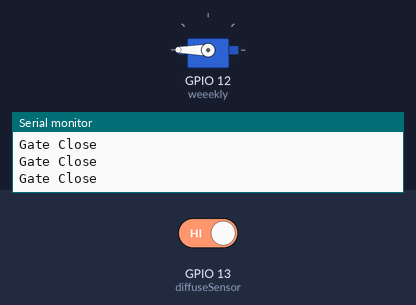
Recording of a sketch running on a simulated ESP32. On the bench: servo, the last lines printed to the serial monitor. The test bench sets the inputs (shaded band); at power-on: GPIO 13 (diffuseSensor) HIGH.

Above: at 1.3 s.
1.4 s: GPIO 13 (diffuseSensor) driven LOW
At 2.7 s:
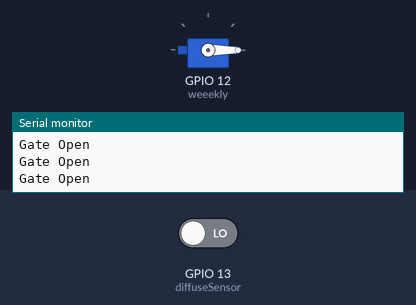
3.0 s: GPIO 13 (diffuseSensor) driven HIGH
At 4.0 s:
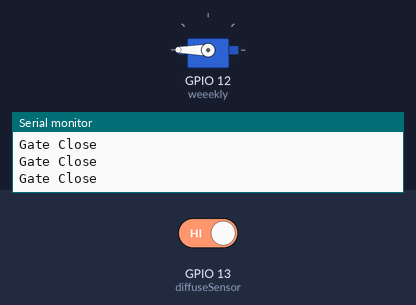
Timing chart, 0 to 6.0 s (numbered marks = the images above; inputs shaded):
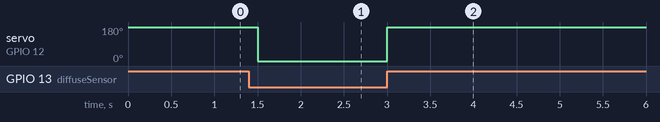

The sketch:

esp32_servo_diffuse.ino
```cpp
#include <ESP32Servo.h>
Servo weeekly; // menamakan servo objek dengan nama 'weeekly'

const int diffuseSensor = 13; // variable const = read only
int sensorState = 0;

void setup() {
  weeekly.attach(12,500,2500); //12=pin, 500=min, 2500=max
  pinMode(diffuseSensor,INPUT);
  Serial.begin(115200);
}
void loop() {
  sensorState = digitalRead(diffuseSensor); // bacaan dari diffuseSensor dimasukkan ke sensorState

  if (sensorState == LOW){ // buat perbandingan jika sama dengan LOW
    weeekly.write(0); // suruh servo gerak 0°
    Serial.println("Gate Open");
    delay(200);
  }else{
    weeekly.write(180); // suruh servo gerak 180°
    Serial.println("Gate Close");
    delay(200);
  }
  delay(50);
}
```

Measured:
- after the input at 1.4 s, servo on GPIO 12 (weeekly): 180° → 0° after 0.10 s
- after the input at 3.0 s, servo on GPIO 12 (weeekly): 0° → 180° at once
